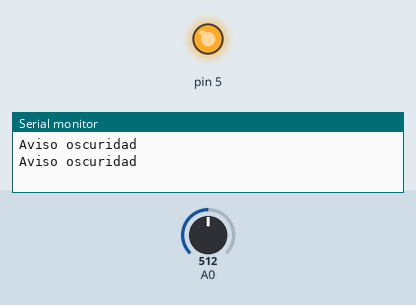
Recording of a sketch running on a simulated Arduino Uno, built with avr-gcc and run on an emulated ATmega328P. Shown: output pins drawn as LEDs (lit = HIGH), the last lines printed to the serial monitor. The inputs (shaded band) are chosen by the test bench; at power-on: A0 = 512.

Above: at 1.8 s.
1.9 s: A0 set to 787
3.4 s: A0 set to 807
At 3.9 s:
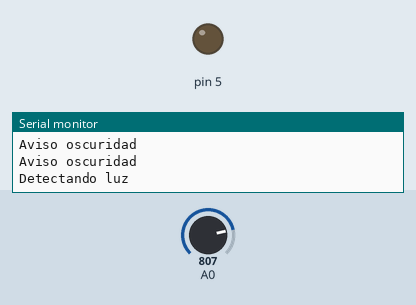
4.9 s: A0 set to 607
6.6 s: A0 set to 585
At 7.6 s:
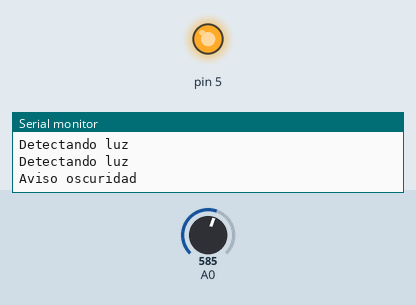
8.1 s: A0 set to 810
At 9.1 s:
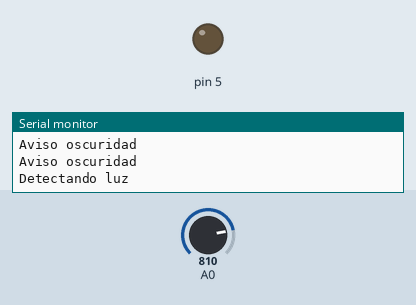
Timing chart, 0 to 11.1 s (numbered marks = the images above; inputs shaded):
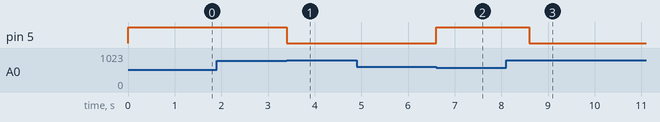

Measured:
- the behaviour switches between 800 and 801 on A0 (found by bisection; images 0 and 1)
- the behaviour switches between 600 and 599 on A0 (found by bisection; images 1 and 2)
- after the input at 1.9 s, every drawn part: stays the same
- after the input at 3.4 s, pin 5: HIGH → LOW at once
- after the input at 4.9 s, every drawn part: stays the same
- after the input at 6.6 s, pin 5: LOW → HIGH at once
- after the input at 8.1 s, pin 5: HIGH → LOW after 0.50 s

The sketch:

APAGADO_CON_LUZ.ino
```cpp
/*Programa con el sensor LDR, apagar el
encendido de LED del cuando acerca
una luz al sensor.

*/

void setup() {
  pinMode(A0, INPUT);
  pinMode(5, OUTPUT);
  Serial.begin(9600);
}

void loop() {
  int LDR = analogRead(A0);
  if(LDR<600){
    digitalWrite(5,HIGH);
    Serial.println("Aviso oscuridad");
    delay(1000);
  }

  if(LDR>800){
    digitalWrite(5,LOW);
    Serial.println("Detectando luz");
    delay(1000);
  }
}
```
